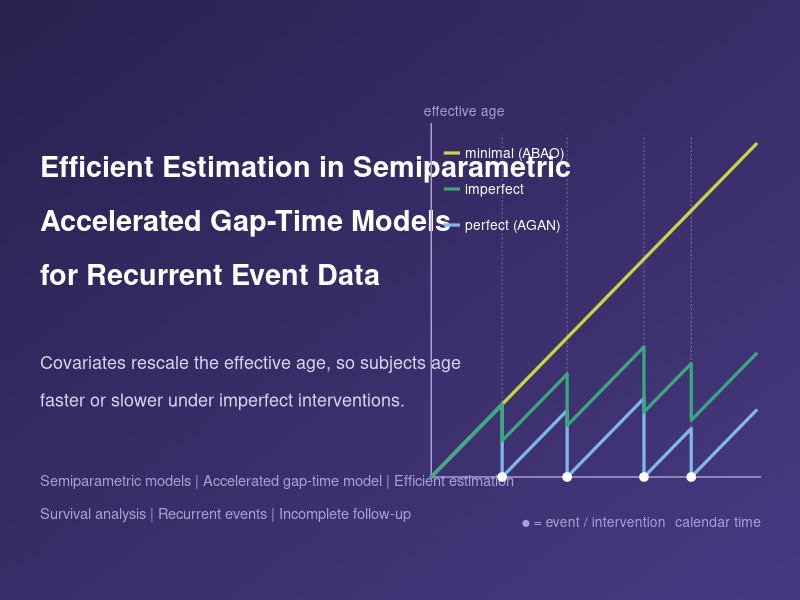

Source code (R):
## 1.Docs/make_header.R -- draws 1.Docs/header.png (README banner)
## Run from RStudio with any working directory: the script finds its own folder.
local({
  f <- sub("^--file=", "", grep("^--file=", commandArgs(FALSE), value = TRUE))
  if (length(f)) {
    setwd(dirname(normalizePath(f[1])))
  } else if (requireNamespace("rstudioapi", quietly = TRUE) && rstudioapi::isAvailable()) {
    setwd(dirname(rstudioapi::getSourceEditorContext()$path))
  }
})
suppressPackageStartupMessages(library(ggplot2))

## ---- effective age under three intervention mechanisms ----------------------
## events at calendar times 1.2, 2.3, 3.6, 4.4 on [0, 5.5]
## minimal (ABAO): age = s; perfect (AGAN): age resets to 0;
## imperfect: each intervention halves the age accumulated so far
age_path <- function(kind, ev = c(1.2, 2.3, 3.6, 4.4), smax = 5.5) {
  bounds <- c(0, ev, smax); a0 <- 0; out <- NULL
  for (k in seq_len(length(bounds) - 1)) {
    s <- seq(bounds[k], bounds[k + 1], length.out = 50)
    a <- switch(kind,
                abao = s,
                agan = s - bounds[k],
                imp  = a0 + (s - bounds[k]))
    out <- rbind(out, data.frame(s = s, a = a, kind = kind))
    end <- a[length(a)]
    a0  <- switch(kind, abao = end, agan = 0, imp = 0.5 * end)
  }
  out
}
ev <- c(1.2, 2.3, 3.6, 4.4)
paths <- rbind(age_path("abao"), age_path("imp"), age_path("agan"))

## canvas: x in [0, 32], y in [0, 10]; plot panel on the right
x0 <- 17.25; x1 <- 30.25; yb <- 2.05; ytop <- 7.6
X <- function(s) x0 + (x1 - x0) * s / 5.5
Y <- function(a) yb + (ytop - yb) * a / 5.5
paths$x <- X(paths$s); paths$y <- Y(paths$a)

cols <- c(abao = "#C9D63E", imp = "#3AA87C", agan = "#7FB8E6")
grid_col <- "#A99FD6"

## diagonal background gradient
pal <- colorRampPalette(c("#2A2150", "#483A82"))(256)
nr <- 60; nc <- 200
v  <- outer(seq(0, 1, length.out = nr), seq(0, 1, length.out = nc), function(r, c) (r + c) / 2)
bg <- matrix(pal[1 + round(v * 255)], nr, nc)

leg <- data.frame(kind  = c("abao", "imp", "agan"),
                  label = c("minimal (ABAO)", "imperfect", "perfect (AGAN)"),
                  y     = c(7.45, 6.85, 6.25))

g <- ggplot() +
  annotation_raster(bg, xmin = -Inf, xmax = Inf, ymin = -Inf, ymax = Inf, interpolate = TRUE) +
  ## left: paper title, tagline, keywords
  annotate("text", x = 1.6, y = 7.05, label = "Efficient Estimation in Semiparametric", hjust = 0, vjust = 0,
           colour = "white", size = 7.3, fontface = "bold", family = "sans") +
  annotate("text", x = 1.6, y = 6.15, label = "Accelerated Gap-Time Models", hjust = 0, vjust = 0,
           colour = "white", size = 7.3, fontface = "bold", family = "sans") +
  annotate("text", x = 1.6, y = 5.25, label = "for Recurrent Event Data", hjust = 0, vjust = 0,
           colour = "white", size = 7.3, fontface = "bold", family = "sans") +
  annotate("text", x = 1.6, y = 3.85, hjust = 0, vjust = 0, colour = "#D9D4F0", size = 4.55,
           label = "Covariates rescale the effective age, so subjects age") +
  annotate("text", x = 1.6, y = 3.225, hjust = 0, vjust = 0, colour = "#D9D4F0", size = 4.55,
           label = "faster or slower under imperfect interventions.") +
  annotate("text", x = 1.6, y = 1.9, hjust = 0, vjust = 0, colour = grid_col, size = 3.7,
           label = "Semiparametric models | Accelerated gap-time model | Efficient estimation") +
  annotate("text", x = 1.6, y = 1.35, hjust = 0, vjust = 0, colour = grid_col, size = 3.7,
           label = "Survival analysis | Recurrent events | Incomplete follow-up") +
  ## right: axes, event markers, effective age paths, legend
  annotate("segment", x = x0, xend = x1 + 0.2, y = yb, yend = yb, colour = grid_col, linewidth = 0.5) +
  annotate("segment", x = x0, xend = x0, y = yb, yend = ytop + 0.35, colour = grid_col, linewidth = 0.5) +
  annotate("segment", x = X(ev), xend = X(ev), y = yb, yend = ytop + 0.15,
           colour = grid_col, linewidth = 0.3, linetype = "22", alpha = 0.6) +
  geom_path(data = paths, aes(x, y, colour = kind, group = kind), linewidth = 1.1, lineend = "round") +
  annotate("point", x = X(ev), y = yb, colour = "white", size = 2.6) +
  geom_segment(data = leg, aes(x = 17.75, xend = 18.4, y = y, yend = y, colour = kind), linewidth = 1.1) +
  geom_text(data = leg, aes(x = 18.6, y = y, label = label), hjust = 0, colour = "white", size = 3.5) +
  annotate("text", x = 16.95, y = 8.15, label = "effective age", hjust = 0, colour = grid_col, size = 3.5) +
  annotate("text", x = 30.45, y = 1.3, label = "calendar time", hjust = 1, colour = grid_col, size = 3.5) +
  annotate("text", x = 23.75, y = 1.3, label = "● = event / intervention", colour = grid_col, size = 3.5) +
  scale_colour_manual(values = cols, guide = "none") +
  coord_cartesian(xlim = c(0, 32), ylim = c(0, 10), expand = FALSE) +
  theme_void()

ggsave("header.png", g, width = 12.8, height = 4, dpi = 200)   # 2560 x 800 pixels
